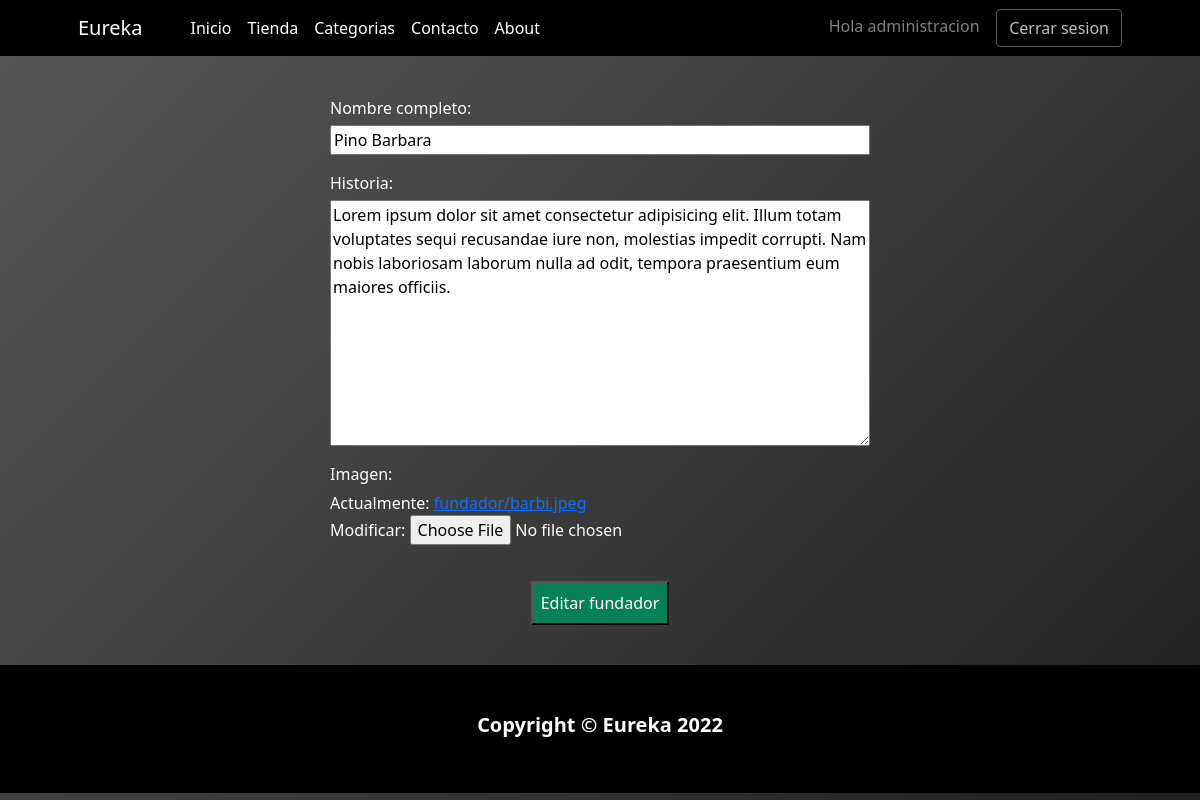
The app's page /about/editar_fundador/3 (signed in), older data.
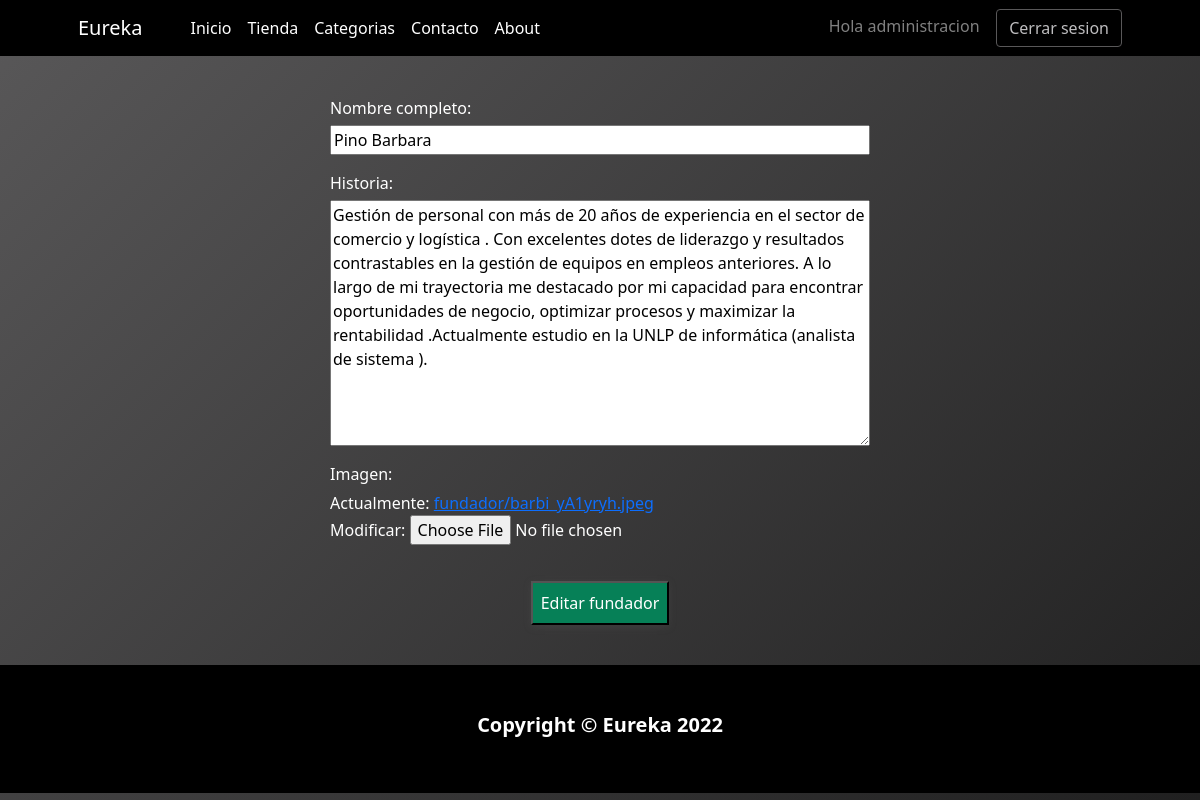
The same page, newer data.
### About/models.py (models this page shows)
class Fundador(models.Model):
    nombre_completo=models.CharField(max_length=100)
    historia=models.TextField(max_length=500)
    imagen=models.ImageField(null=True, blank=True,upload_to="fundador/")
    created=models.DateTimeField(default=datetime.now())
    updated=models.DateTimeField(default=datetime.now())

### About/views.py (the view)
# urls.py: path('editar_fundador/<id>', editar_fundador, name='about-editar-fundador'),
@permission_required("auth.is_staff")
def editar_fundador(request,id):
    fundador=Fundador.objects.get(id=id)
    if request.method=="POST":
        formulario=FundadoresFormulario(request.POST,request.FILES)
        if formulario.is_valid():
            data=formulario.cleaned_data
            fundador.nombre_completo=data["nombre_completo"]
            fundador.historia=data["historia"]
            fundador.imagen=data["imagen"]
            fundador.updated=datetime.now()
            fundador.save()
            return redirect("about-listar-fundador")
        else:
            return render(request,"About/editar_fundador.html",{"formulario":formulario,"errores":formulario.errors})
    else:
        formulario=FundadoresFormulario(initial={"nombre_completo":fundador.nombre_completo,"historia":fundador.historia,"imagen":fundador.imagen})
        return render(request,"About/editar_fundador.html",{"formulario":formulario,"errores":""})

### About/forms.py
class FundadoresFormulario(forms.Form):
    nombre_completo=forms.CharField()
    historia=forms.CharField(widget=forms.Textarea)
    imagen=forms.ImageField()

### carro/context_processor.py (called while the page is built)
def importe_total_carro(request):
    total=0
    if request.user.is_authenticated:
        if 'carro' in request.session:
            for key , value in request.session["carro"].items():
                total=total+(float(value["precio"])*value["cantidad"])
    else:
        total="debes hacer login"
    return {"importe_total_carro":total}

### About/templates/About/editar_fundador.html
{%extends 'Home/base.html'%} {% block contenido %}
<form action="" method="POST" enctype="multipart/form-data">
  {%csrf_token%} {{formulario.as_p}}
  <input type="submit" value="Editar fundador" />
</form>
{% endblock %}

Row changes from the older to the newer data that the page shows:
changed Fundador "Pino Barbara": historia "Lorem ipsum dolor sit amet consectetur adipisicing elit. Illum totam voluptates sequi recusandae iure non, molestias impedit corrupti. Nam nobis laboriosam laborum nulla ad odit, tempora praesentium eum maiores officiis." → "Gestión de personal con más de 20 años de experiencia en el sector de comercio y logística . Con excelentes dotes de liderazgo y resultados contrastables en la gestión de equipos en empleos anteriores. A lo largo de mi trayectoria me destacado por mi capacidad para encontrar oportunidades de negocio, optimizar procesos y maximizar la rentabilidad .Actualmente estudio en la UNLP de informática (analista de sistema )."
Text that changed along with them:
text no longer shown: "Nombre completo: Historia: Imagen: Actualmente: fundador/barbi.jpeg Modificar:"
text now shown: "Nombre completo: Historia: Imagen: Actualmente: fundador/barbi_yA1yryh.jpeg Modificar:"
